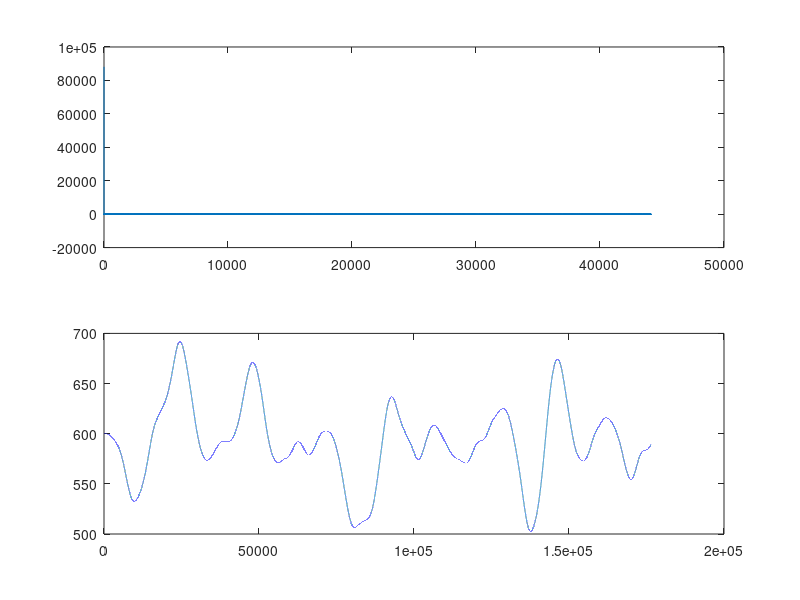

Write the MATLAB code that produced this figure.
% Chebyshev Coefficient calculator

%% It seems the maximum number of chebyshev coeffcients is around 20
%% the following script is to test the generation of coeffients for the algorithm
%% given in "the scientist and engineers guide to DSP"
clear all
close all
%% vectors to store coefficients
A = zeros(22,1);
B = A; TA = A; TB = A;

A(2) = 1; %%INDEX ISSUE
B(2) = 1; %%INDEX ISSUE
% A(3) = 1;
% B(3) = 1;

%% Main variables
SR = 44.1e3;
Fc = .0001; %% normalised cutoff frequency
LH = 0;  %% filter shelf type, 0 = low pass, 1 = high pass
Pr = .01; %% percentage ripple < .2929
Np = 4;  %% number of poles

%% Some internal coefficients
if(Pr~=0)
  Es = sqrt((1/(1-Pr))^2 - 1);
  Vx = (1/Np)*log(1/Es + sqrt(1/(Es^2)+1));
  Kx = (1/Np)*log(1/Es + sqrt(1/(Es^2)-1));
  Kx = cosh(Kx);
else
  Vx = 1;
  Kx = 1;
end

T = 2*tan(.5);
W = 2*pi*Fc;

%% if low pass
if(LH==0)
K = sin(.5 - W/2)/sin(.5 + W/2);
else
%% if high pass
K = -cos(.5 + W/2)/cos(W/2 - .5);
end
%%% main algorithm
j_ = 3:22; % indexing variable
for i = 1:Np*.5  %%INDEX ISSUE
  %%% Sub routine
  alpha = pi/(2*Np) + (i-1-1)*(pi/Np);

  if(Pr~=0)
    Rp = -cos(alpha)*sinh(Vx)/Kx
    Ip = sin(alpha)*cosh(Vx)/Kx
  else
    Rp = -cos(alpha)
    Ip = sin(alpha)
  end

  M = Rp^2 + Ip^2;
  D = 4 - 4*Rp*T + M*T;

  X0 = (T^2)/D;
  X1 = (2*T^2)/D;
  X2 = X0;

  Y1 = (8-(2*M*T^2))/D;
  Y2 = (-4 - 4*Rp*T - M*T)/D;

  D = 1 + Y1*K - Y2*K^2;

  A0 =  (X0 - X1*K + X2*K^2)/D
  A1 =  (-2*X0*K + X1 + X1*K^2 - 2*X2*K)/D
  A2 =  (X0*K^2 - X1*K + X2)/D

  B1 = (2*K + Y1 +Y1*K^2 - 2*Y2*K)/D
  B2 = (-(K^2) - Y1*K + Y2)/D

  if (LH == 1)
    A1 = -A1; B1 = -B1;
  end

  TA = A; TB = B;

  % A(j_) = A0*TA(j_) + A1*TA(j_-1) + A2*TA(j_-2);
  A(j_) = A0*TA(j_) + A1*TA(j_-1) + A2*TA(j_-2);
  B(j_) =  (TB(j_) - B1*TB(j_-1) - B2*TB(j_-2));%*(-1)^i;

end %% for i


B(2) = 0; %% B is the numerator %%INDEX ISSUE
A = A(3:(3+Np-1))';
B = -B(3:(3+Np-1))';

%%%% Normalising
SA = 0; SB = 0;
if (LH==0)
  SA = sum(A); SB = sum(B);
else
  for i = 1:Np
    SA = SA + A(i)*(-1)^(i-1);
    SB = SB + B(i)*(-1)^(i-1);
  end
end

gain = SA/(1-SB);

A = A/gain;
%%% end

% R = 0.00; % the number of dB of peak to peak ripple in the pass band
% Wp = 0.01; % Normalised frequency.
m = Np; % Filter order
%
% % % FilterType = 'low';
% [bmat,amat] = cheby1(Np,12,Fc,'low');
% a=bmat;
% b=-amat(2:m+1); %note the change in sign

% %
b = B;
a = A;

SR = 44.1e3;
% x = zeros(SR,1);
% x(1) = 1;
x = (rand(SR*4,1));
N = length(x);
m = Np;

% x=[zeros(m,1);x];
% y=[zeros(N+m,1)];
y=[ones(m,1)*.5;zeros(N-m,1)];
for n = m+1:N
    y(n) = a*x(n-1:-1:n-m) + b*y(n-1:-1:n-m);
end

XF = fft(x);
YF = fft(y);

fx = linspace(0, SR, length(XF));
fy = linspace(0, SR, length(YF));

% Plot
% plot(fx,20*log10(abs(XF)),fy,20*log10(abs(YF)));
subplot(2,1,1)
plot(fx,XF)
subplot(2,1,2)
% plot(fy,abs(YF));
plot((y-.47)*20000)


% (y - (.4 + depth(1 ~ 10)*.08)) * depth*intensity*constant
